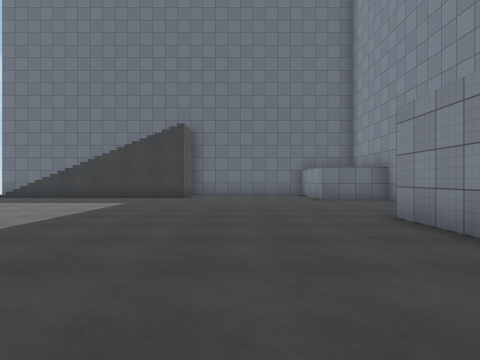
[1] (above)

12 first-person views from a walk through a 3-D level made in the Unity game engine. The camera is 1.2 m above the floor, looks level and sees 75° across. The floor is counted in squares, 2 m on a side. Each view is taken from the middle of a square. On the plan, view 1 faces up. The plan holds only what a view shows up to about 9 squares ahead; the rest is blank. The player is left out. Surface patterns are stand-ins for the level's own textures.

[2]
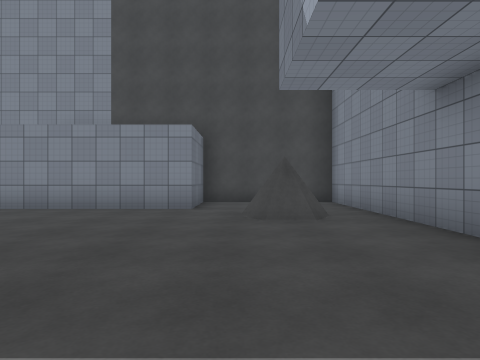

[3]
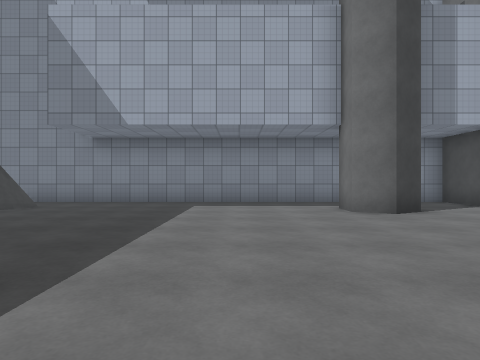

[4]
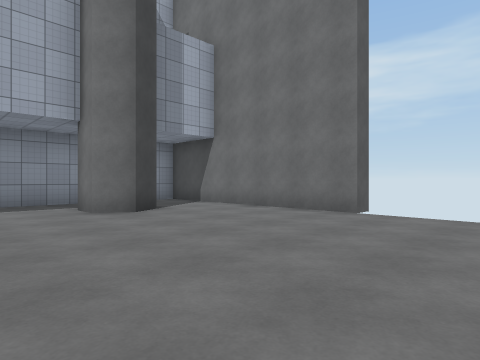

[5]
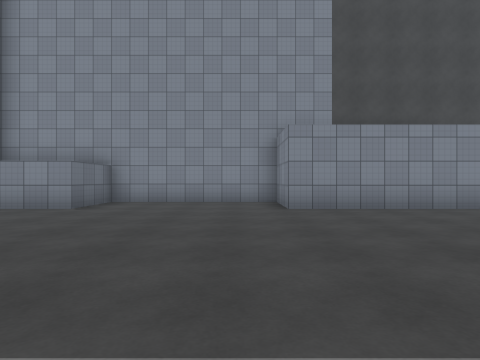

[6]
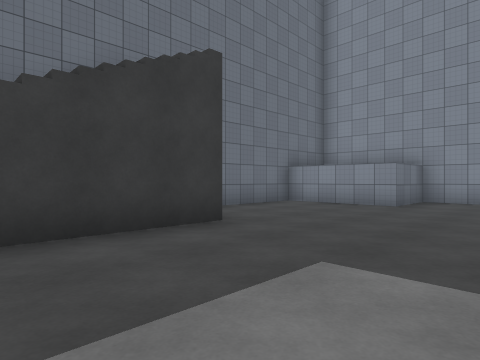

[7]
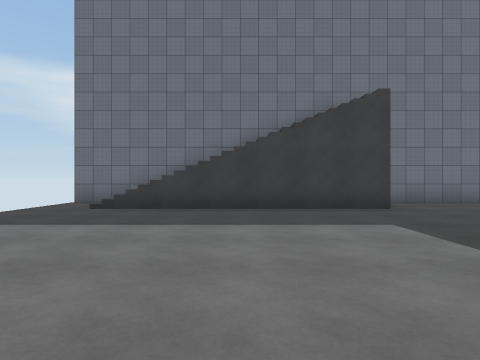

[8]
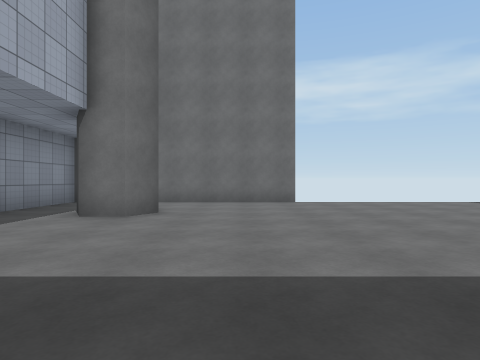

[9]
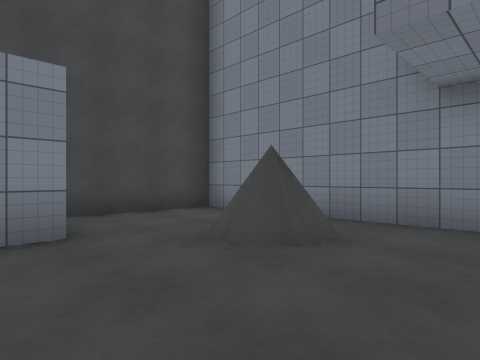

[10]
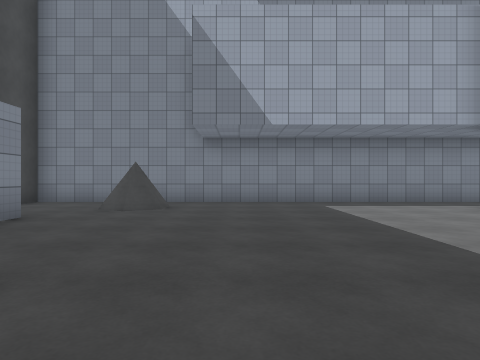

[11]
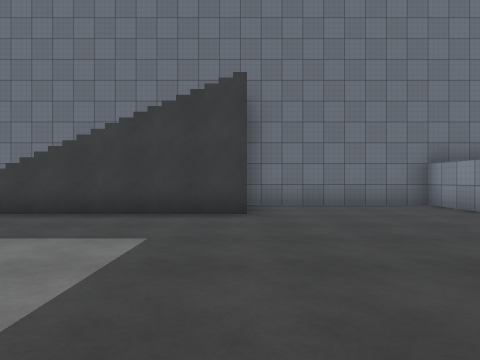

[12]
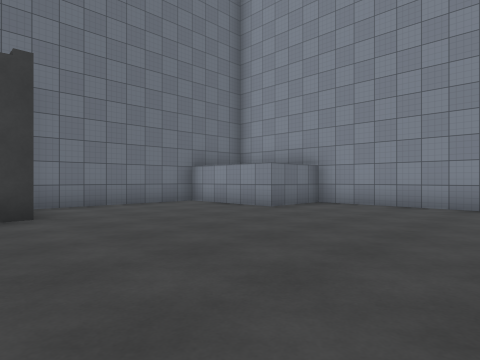

### Floor plan
Key: @ floor where view 1 was taken; # wall or solid block; . floor; / step, stairs or slope.
Columns run from 10 left of view 1 to 5 right of it. Each row starts with its distance up from view 1.
 13 ##############
 12  .///////....#
 11  .///////....#
 10  ............###
  9  ..............#
  8  ..............#
  7  ..............#
  6  ..............#
  5  ............###
  4  ............#
  3 #............#
  2 #............#
  1 #............###
  0 #..#......@....#
 -1 #..#.......#...#
 -2 #..............#
 -3 ################

Where each view was taken, in squares from view 1:
view 1: 0 up, 0 right, facing up
view 2: 0 up, 4 left, facing right
view 3: 6 up, 4 left, facing down
view 4: 6 up, 4 left, facing down-left
view 5: 6 up, 4 left, facing right
view 6: 7 up, 5 left, facing up-right
view 7: 4 up, 5 left, facing up
view 8: 2 up, 1 left, facing left
view 9: 2 up, 1 left, facing down-right
view 10: 6 up, 1 left, facing down
view 11: 5 up, 2 left, facing up
view 12: 5 up, 3 left, facing up-right
